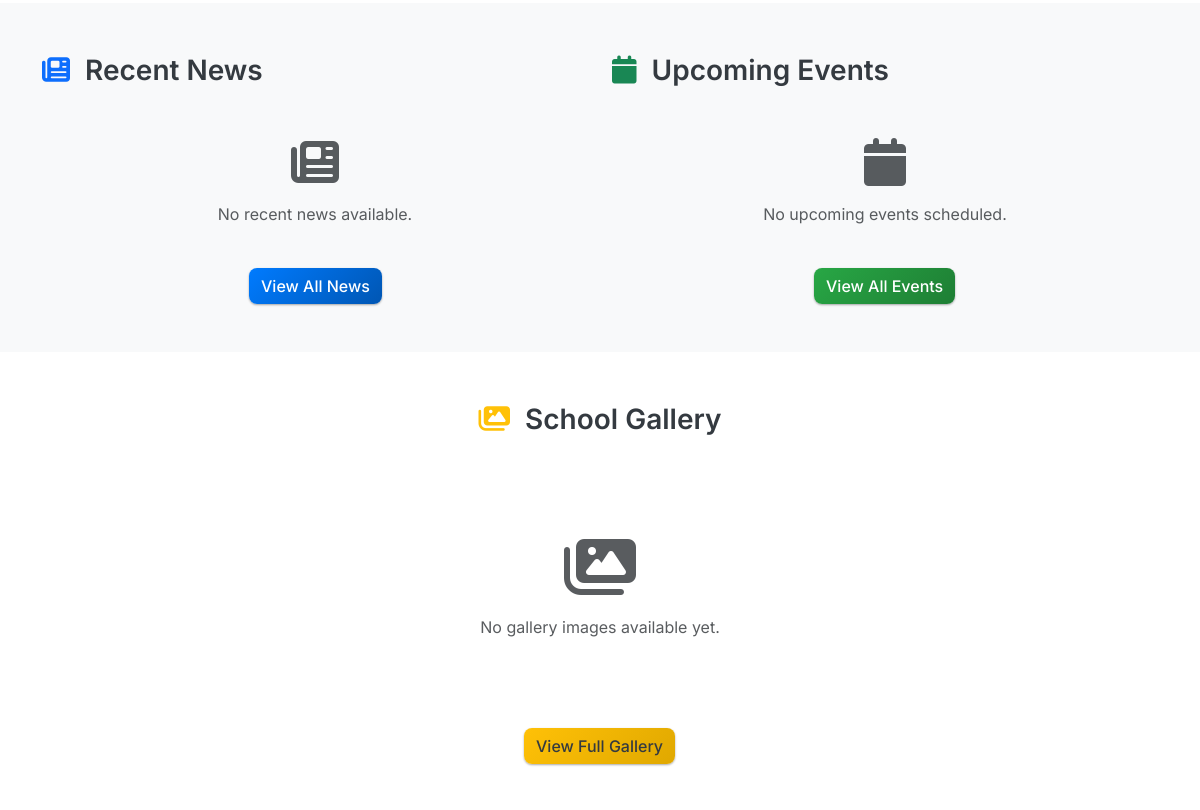
Before: / (middle part) with the older database file.
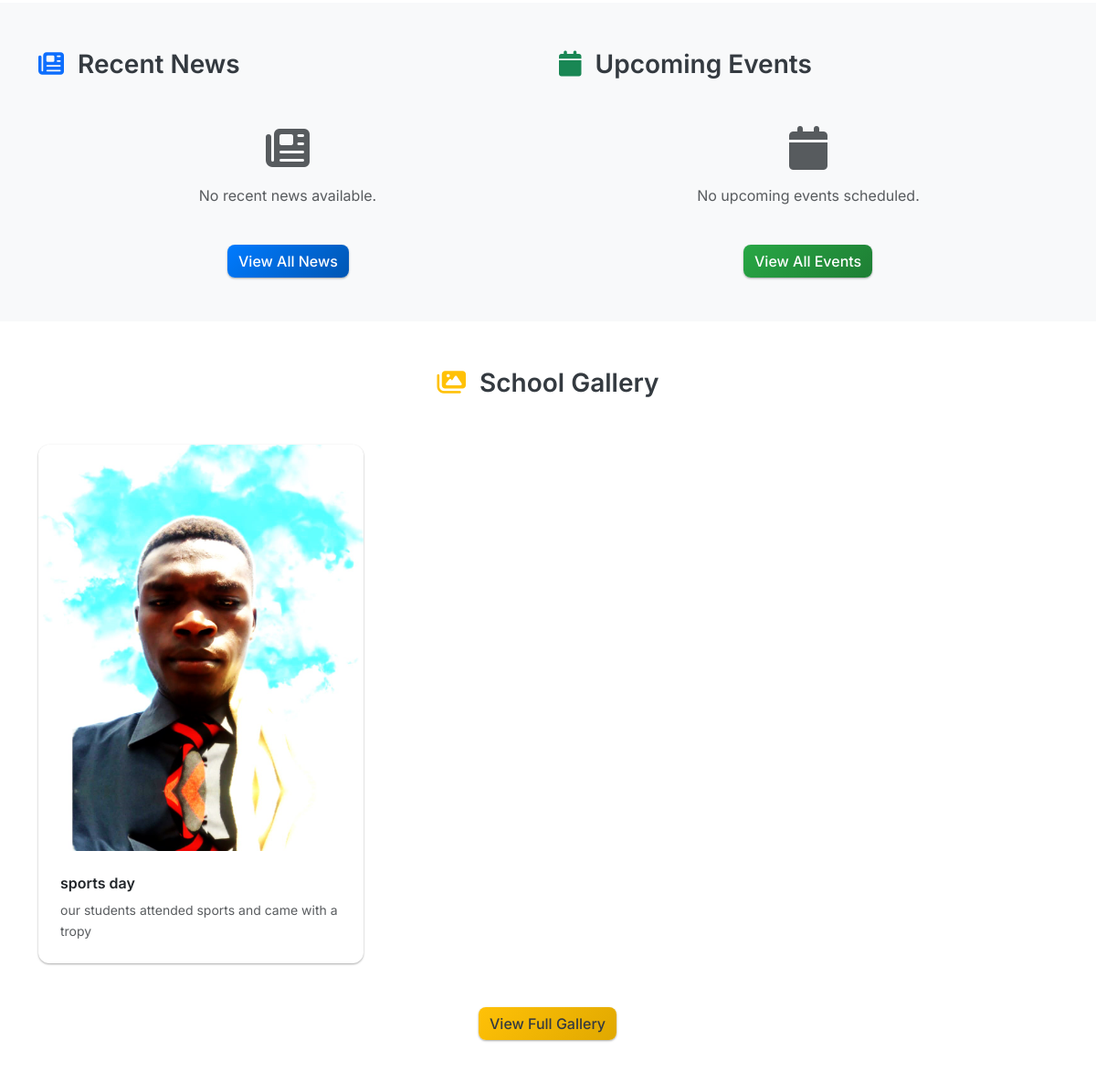
After: the same page with the newer database file.
### models.py (models this page shows, shortened)
class GalleryImage(db.Model):
    id = db.Column(db.Integer, primary_key=True)
    filename = db.Column(db.String(200), nullable=False)
    title = db.Column(db.String(200))
    description = db.Column(db.Text)
    date_uploaded = db.Column(db.DateTime, default=datetime.utcnow)

### app.py (the view)
@app.route('/')
def index():
    content = SchoolContent.query.first()
    recent_news = NewsEvent.query.filter_by(type='news').order_by(NewsEvent.date_created.desc()).limit(3).all()
    upcoming_events = NewsEvent.query.filter_by(type='event').order_by(NewsEvent.date_created.desc()).limit(3).all()
    gallery_images = GalleryImage.query.order_by(GalleryImage.date_uploaded.desc()).limit(6).all()
    return render_template('index.html',
                         content=content,
                         recent_news=recent_news,
                         upcoming_events=upcoming_events,
                         gallery_images=gallery_images)

### templates/index.html (shortened to what the changed rows need)
{% extends "base.html" %}
{% block content %}
<section class="py-5">
    <div class="container">
        {% if gallery_images %}
            <div class="row">
                {% for image in gallery_images %}
                    <div class="col-md-4 mb-4">
                        <div class="card gallery-card">
                            <img src="{{ url_for('gallery_file', filename=image.filename) }}"
                                 class="card-img-top gallery-img"
                                 alt="{{ image.title or 'School Image' }}">
                            {% if image.title %}
                                <div class="card-body">
                                    <h6 class="card-title">{{ image.title }}</h6>
                                    {% if image.description %}
                                        <p class="card-text text-muted small">{{ image.description }}</p>
                                    {% endif %}
                                </div>
                            {% endif %}
                        </div>
                    </div>
                {% endfor %}
            </div>
        {% else %}
            <div class="text-center text-muted py-5">
                <i class="fas fa-images fa-4x mb-3"></i>
                <p>No gallery images available yet.</p>
            </div>
        {% endif %}
    </div>
</section>
{% endblock %}

Changed rows visible on the page:
added GalleryImage: filename (picture), title "sports day", description "our students attended sports and came with a tropy"
Other visible differences:
text no longer shown: "No gallery images available yet."
